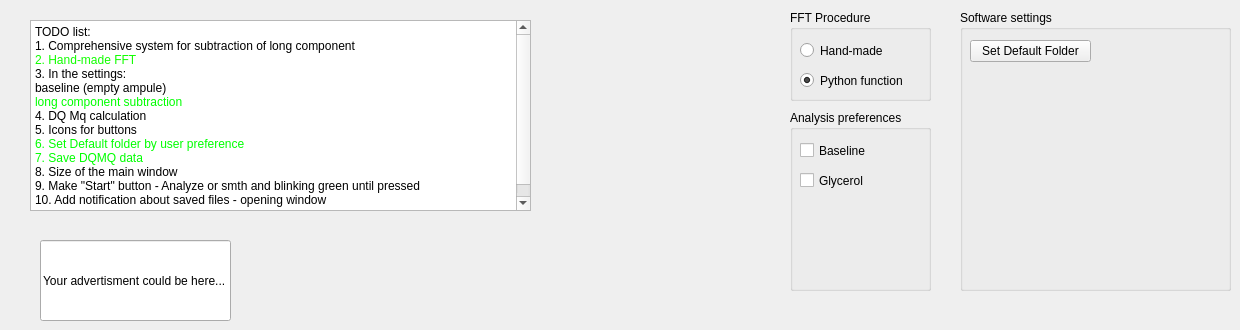
    <widget class="QWidget" name="tab_Extra">
     <attribute name="title">
      <string>Extra</string>
     </attribute>
     <widget class="QLineEdit" name="lineEdit_2">
      <property name="geometry">
       <rect>
        <x>40</x>
        <y>240</y>
        <width>191</width>
        <height>81</height>
       </rect>
      </property>
      <property name="text">
       <string>Your advertisment could be here...</string>
      </property>
     </widget>
     <widget class="QTextEdit" name="textEdit_11">
      <property name="geometry">
       <rect>
        <x>30</x>
        <y>20</y>
        <width>501</width>
        <height>191</height>
       </rect>
      </property>
      <property name="html">
       <string>&lt;!DOCTYPE HTML PUBLIC &quot;-//W3C//DTD HTML 4.0//EN&quot; &quot;http://www.w3.org/TR/REC-html40/strict.dtd&quot;&gt;
&lt;html&gt;&lt;head&gt;&lt;meta name=&quot;qrichtext&quot; content=&quot;1&quot; /&gt;&lt;meta charset=&quot;utf-8&quot; /&gt;&lt;style type=&quot;text/css&quot;&gt;
p, li { white-space: pre-wrap; }
hr { height: 1px; border-width: 0; }
li.unchecked::marker { content: &quot;\2610&quot;; }
li.checked::marker { content: &quot;\2612&quot;; }
&lt;/style&gt;&lt;/head&gt;&lt;body style=&quot; font-family:'Segoe UI'; font-size:9pt; font-weight:400; font-style:normal;&quot;&gt;
&lt;p style=&quot; margin-top:0px; margin-bottom:0px; margin-left:0px; margin-right:0px; -qt-block-indent:0; text-indent:0px;&quot;&gt;TODO list:&lt;/p&gt;
&lt;p style=&quot; margin-top:0px; margin-bottom:0px; margin-left:0px; margin-right:0px; -qt-block-indent:0; text-indent:0px;&quot;&gt;1. Comprehensive system for subtraction of long component&lt;/p&gt;
&lt;p style=&quot; margin-top:0px; margin-bottom:0px; margin-left:0px; margin-right:0px; -qt-block-indent:0; text-indent:0px;&quot;&gt;&lt;span style=&quot; color:#11ff00;&quot;&gt;2. Hand-made FFT&lt;/span&gt;&lt;/p&gt;
&lt;p style=&quot; margin-top:0px; margin-bottom:0px; margin-left:0px; margin-right:0px; -qt-block-indent:0; text-indent:0px;&quot;&gt;3. In the settings: &lt;/p&gt;
&lt;p style=&quot; margin-top:0px; margin-bottom:0px; margin-left:0px; margin-right:0px; -qt-block-indent:0; text-indent:0px;&quot;&gt;baseline (empty ampule)&lt;/p&gt;
&lt;p style=&quot; margin-top:0px; margin-bottom:0px; margin-left:0px; margin-right:0px; -qt-block-indent:0; text-indent:0px;&quot;&gt;&lt;span style=&quot; color:#00ff00;&quot;&gt;long component subtraction&lt;/span&gt;&lt;/p&gt;
&lt;p style=&quot; margin-top:0px; margin-bottom:0px; margin-left:0px; margin-right:0px; -qt-block-indent:0; text-indent:0px;&quot;&gt;4. DQ Mq calculation&lt;/p&gt;
&lt;p style=&quot; margin-top:0px; margin-bottom:0px; margin-left:0px; margin-right:0px; -qt-block-indent:0; text-indent:0px;&quot;&gt;5. Icons for buttons&lt;/p&gt;
&lt;p style=&quot; margin-top:0px; margin-bottom:0px; margin-left:0px; margin-right:0px; -qt-block-indent:0; text-indent:0px;&quot;&gt;&lt;span style=&quot; color:#00ff00;&quot;&gt;6. Set Default folder by user preference&lt;/span&gt;&lt;/p&gt;
&lt;p style=&quot; margin-top:0px; margin-bottom:0px; margin-left:0px; margin-right:0px; -qt-block-indent:0; text-indent:0px;&quot;&gt;&lt;span style=&quot; color:#00ff00;&quot;&gt;7. Save DQMQ data&lt;/span&gt;&lt;/p&gt;
&lt;p style=&quot; margin-top:0px; margin-bottom:0px; margin-left:0px; margin-right:0px; -qt-block-indent:0; text-indent:0px;&quot;&gt;&lt;span style=&quot; color:#000000;&quot;&gt;8. Size of the main window&lt;/span&gt;&lt;/p&gt;
&lt;p style=&quot; margin-top:0px; margin-bottom:0px; margin-left:0px; margin-right:0px; -qt-block-indent:0; text-indent:0px;&quot;&gt;&lt;span style=&quot; color:#000000;&quot;&gt;9. Make &amp;quot;Start&amp;quot; button - Analyze or smth and blinking green until pressed&lt;/span&gt;&lt;/p&gt;
&lt;p style=&quot; margin-top:0px; margin-bottom:0px; margin-left:0px; margin-right:0px; -qt-block-indent:0; text-indent:0px;&quot;&gt;&lt;span style=&quot; color:#000000;&quot;&gt;10. Add notification about saved files - opening window&lt;/span&gt;&lt;/p&gt;
&lt;p style=&quot;-qt-paragraph-type:empty; margin-top:0px; margin-bottom:0px; margin-left:0px; margin-right:0px; -qt-block-indent:0; text-indent:0px; color:#000000;&quot;&gt;&lt;br /&gt;&lt;/p&gt;&lt;/body&gt;&lt;/html&gt;</string>
      </property>
     </widget>
     <widget class="QGroupBox" name="groupBox_2">
      <property name="geometry">
       <rect>
        <x>790</x>
        <y>110</y>
        <width>141</width>
        <height>181</height>
       </rect>
      </property>
      <property name="title">
       <string>Analysis preferences</string>
      </property>
      <widget class="QCheckBox" name="checkBox">
       <property name="geometry">
        <rect>
         <x>10</x>
         <y>30</y>
         <width>70</width>
         <height>21</height>
        </rect>
       </property>
       <property name="text">
        <string>Baseline</string>
       </property>
      </widget>
      <widget class="QCheckBox" name="checkBox_2">
       <property name="geometry">
        <rect>
         <x>10</x>
         <y>60</y>
         <width>70</width>
         <height>21</height>
        </rect>
       </property>
       <property name="text">
        <string>Glycerol</string>
       </property>
      </widget>
     </widget>
     <widget class="QGroupBox" name="groupBox_3">
      <property name="geometry">
       <rect>
        <x>960</x>
        <y>10</y>
        <width>271</width>
        <height>281</height>
       </rect>
      </property>
      <property name="title">
       <string>Software settings</string>
      </property>
      <widget class="QPushButton" name="pushButton_DefaultFolder">
       <property name="geometry">
        <rect>
         <x>10</x>
         <y>30</y>
         <width>121</width>
         <height>22</height>
        </rect>
       </property>
       <property name="text">
        <string>Set Default Folder</string>
       </property>
      </widget>
     </widget>
     <widget class="QGroupBox" name="groupBox_4">
      <property name="geometry">
       <rect>
        <x>790</x>
        <y>10</y>
        <width>141</width>
        <height>91</height>
       </rect>
      </property>
      <property name="title">
       <string>FFT Procedure</string>
      </property>
      <widget class="QRadioButton" name="radioButton_2">
       <property name="geometry">
        <rect>
         <x>10</x>
         <y>30</y>
         <width>83</width>
         <height>21</height>
        </rect>
       </property>
       <property name="text">
        <string>Hand-made</string>
       </property>
      </widget>
      <widget class="QRadioButton" name="radioButton_3">
       <property name="geometry">
        <rect>
         <x>10</x>
         <y>60</y>
         <width>111</width>
         <height>21</height>
        </rect>
       </property>
       <property name="text">
        <string>Python function</string>
       </property>
       <property name="checked">
        <bool>true</bool>
       </property>
      </widget>
     </widget>
    </widget>
